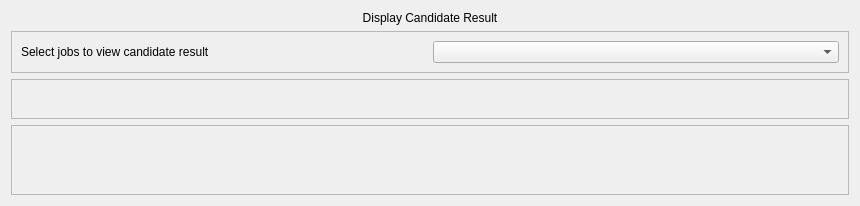
      <widget class="QWidget" name="viewResults">
       <layout class="QVBoxLayout" name="verticalLayout_14">
        <item>
         <widget class="QLabel" name="label_28">
          <property name="styleSheet">
           <string notr="true">QLabel {
	font: 14pt &quot;Lucida Sans&quot;;
}</string>
          </property>
          <property name="text">
           <string>Display Candidate Result</string>
          </property>
          <property name="alignment">
           <set>Qt::AlignCenter</set>
          </property>
         </widget>
        </item>
        <item>
         <widget class="QFrame" name="frame_16">
          <property name="frameShape">
           <enum>QFrame::StyledPanel</enum>
          </property>
          <property name="frameShadow">
           <enum>QFrame::Raised</enum>
          </property>
          <layout class="QHBoxLayout" name="horizontalLayout_13">
           <item>
            <widget class="QLabel" name="label_31">
             <property name="styleSheet">
              <string notr="true">QLabel {
	font: 11pt &quot;Lucida Sans&quot;;
}</string>
             </property>
             <property name="text">
              <string>Select jobs to view candidate result</string>
             </property>
            </widget>
           </item>
           <item>
            <widget class="QComboBox" name="comboBox_3"/>
           </item>
          </layout>
         </widget>
        </item>
        <item>
         <widget class="QFrame" name="frame_15">
          <property name="frameShape">
           <enum>QFrame::StyledPanel</enum>
          </property>
          <property name="frameShadow">
           <enum>QFrame::Raised</enum>
          </property>
          <layout class="QHBoxLayout" name="horizontalLayout_12">
           <item>
            <spacer name="horizontalSpacer_14">
             <property name="orientation">
              <enum>Qt::Horizontal</enum>
             </property>
             <property name="sizeHint" stdset="0">
              <size>
               <width>406</width>
               <height>20</height>
              </size>
             </property>
            </spacer>
           </item>
           <item>
            <widget class="QLabel" name="label_30">
             <property name="styleSheet">
              <string notr="true">QLabel {
	font: 11pt &quot;Lucida Sans&quot;;
}</string>
             </property>
             <property name="text">
              <string/>
             </property>
            </widget>
           </item>
           <item>
            <spacer name="horizontalSpacer_15">
             <property name="orientation">
              <enum>Qt::Horizontal</enum>
             </property>
             <property name="sizeHint" stdset="0">
              <size>
               <width>405</width>
               <height>20</height>
              </size>
             </property>
            </spacer>
           </item>
          </layout>
         </widget>
        </item>
        <item>
         <widget class="QScrollArea" name="scrollArea_3">
          <property name="widgetResizable">
           <bool>true</bool>
          </property>
          <widget class="QWidget" name="scrollAreaWidgetContents_3">
           <property name="geometry">
            <rect>
             <x>0</x>
             <y>0</y>
             <width>850</width>
             <height>384</height>
            </rect>
           </property>
          </widget>
         </widget>
        </item>
       </layout>
      </widget>
